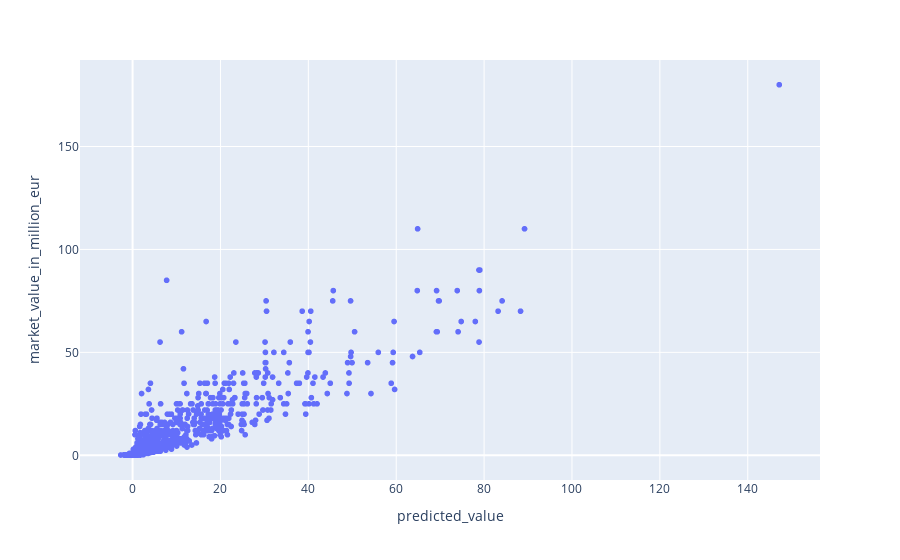

The cell this chart's notebook holds for it:
### Code cell
train_df = pdf_mvp[pdf_mvp["year"] < test_start]
test_df = pdf_mvp[pdf_mvp["year"] == test_start]

predicted_dfs, regressor, y_test = predict_future_values(
    train_df,
    test_df,
    prediction_years=[2023, 2024, 2025, 2026, 2027, 2028, 2029, 2030, 2031, 2032, 2033, 2034, 2035, 2036, 2037, 2038],
    features=features
)

forecast_df = pd.concat(predicted_dfs, ignore_index=True)

### Figure 1 — Plotly figure (JSON) as saved in the notebook; plotly's stock layout.template omitted (floating-point values rounded to 4 significant figures; data arrays with more than 128 entries replaced by an {"elided": "..."} marker saying what was removed)
{"data": [{"customdata": {"elided": "1317x2 mixed values"}, "hovertemplate": "predicted_value=%{x}<br>market_value_in_million_eur=%{y}<br>name=%{customdata[0]}<br>age=%{customdata[1]}<extra></extra>", "legendgroup": "", "marker": {"color": "#636efa", "symbol": "circle"}, "mode": "markers", "name": "", "showlegend": false, "type": "scattergl", "x": {"elided": "1317 float values"}, "xaxis": "x", "y": {"elided": "1317 float values"}, "yaxis": "y"}], "layout": {"legend": {"tracegroupgap": 0}, "margin": {"t": 60}, "xaxis": {"anchor": "y", "domain": [0, 1], "title": {"text": "predicted_value"}}, "yaxis": {"anchor": "x", "domain": [0, 1], "title": {"text": "market_value_in_million_eur"}}}}
